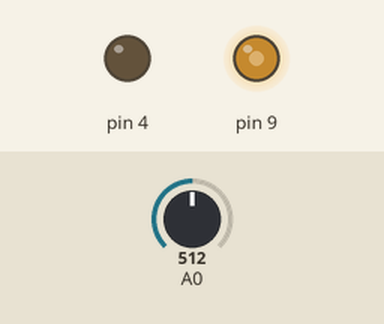
Bench run of a sketch on a simulated Arduino Uno, built with avr-gcc and run on an emulated ATmega328P. On the bench: output pins drawn as LEDs (lit = HIGH). The inputs (shaded band) are chosen by the test bench; at power-on: A0 = 512.

Above: at 1.2 s.
1.3 s: A0 set to 716
At 2.5 s:
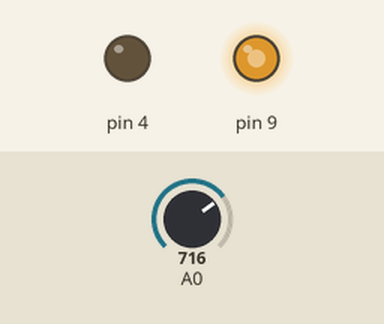
2.8 s: A0 set to 900
At 3.7 s:
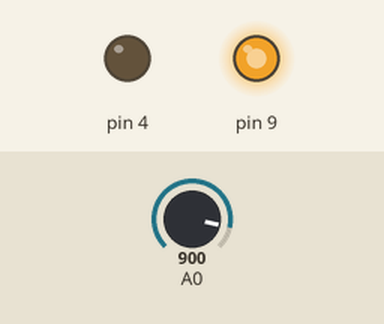
4.3 s: A0 set to 122
At 4.8 s:
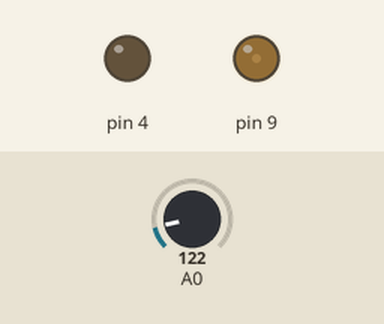
5.8 s: A0 set to 0
At 7.0 s:
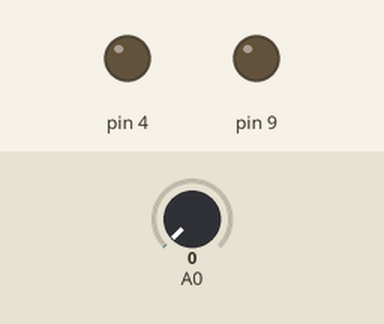
7.3 s: A0 set to 511
At 8.3 s:
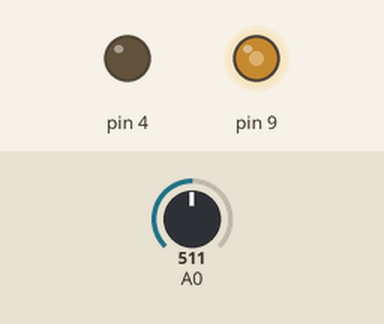
Timing chart, 0 to 9.8 s (numbered marks = the images above; inputs shaded):
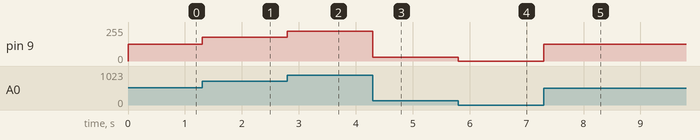

The sketch:

pot_led.ino
```cpp
void setup() {
  pinMode(4, OUTPUT);

}

void loop() {
  int pot = analogRead(A0);
  int color= map(pot, 0, 1023, 0, 255);
  analogWrite(9, color);

}
```

Measured:
- after the input at 1.3 s, pin 9: 127/255 → 178/255 at once
- after the input at 2.8 s, pin 9: 178/255 → 224/255 at once
- after the input at 4.3 s, pin 9: 224/255 → 30/255 at once
- after the input at 5.8 s, pin 9: 30/255 → 0/255 at once
- after the input at 7.3 s, pin 9: 0/255 → 127/255 at once
